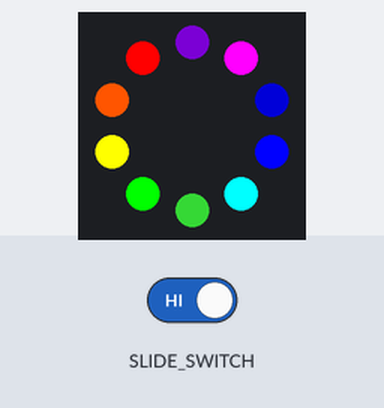
The program below on a simulated Circuit Playground running CircuitPython. Parts: the board's ring of 10 RGB LEDs (number 0 left of the top, counting anticlockwise). The inputs (shaded band) are chosen by the test bench.

Above: at 1.2 s.
1.3 s: slide switch moved to the right
At 1.9 s:
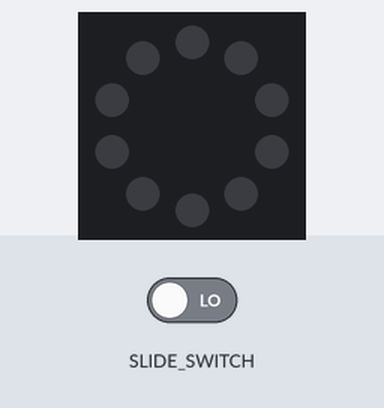
3.0 s: slide switch moved to the left
Timing chart, 0 to 6.0 s (numbered marks = the images above; inputs shaded):
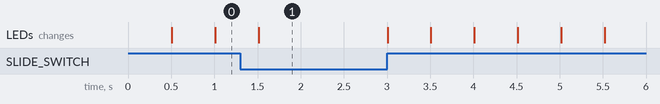

The program:

code.py
```python
from adafruit_circuitplayground.express import cpx
import time

# cpx stands for Circuit Playground Express

def show_all_red_LED():
    cpx.pixels.fill( (255, 0, 0))
    # the cpx.pixels.fill() function changes the colors of the LED lights
    # (the values are (red, green, blue) stored as a tuple meaning that the
    # order is important)

def turn_off_LED():
    cpx.pixels.fill( (0, 0, 0) )

def show_5_white_LED():
    for i in range(10):
        if (i % 2) == 0:
            cpx.pixels[i] = (255, 255, 255)

def show_rainbow_LED():
    cpx.pixels[0] = (255, 0, 0)
    cpx.pixels[1] = (255, 85, 0)
    cpx.pixels[2] = (255, 255, 0)
    cpx.pixels[3] = (0, 255, 0)
    cpx.pixels[4] = (34, 139, 34)
    cpx.pixels[5] = (0, 255, 255)
    cpx.pixels[6] = (0, 0, 255)
    cpx.pixels[7] = (0, 0, 139)
    cpx.pixels[8] = (255, 0, 255)
    cpx.pixels[9] = (75, 0, 130)

def switch_control_D13():
# controls the red D13 LED light by the switch (left=true and right=false)
    if cpx.switch:
        cpx.red_led = True
    else:
        cpx.red_led = False

def button_control_LED():
    if cpx.button_a:
        cpx.pixels[2] = (255, 255, 255)
    elif cpx.button_b:
        cpx.pixels[7] = (0, 255, 0)
    else:
        cpx.pixels.fill( (0, 0, 0))

def bike_light():
    if cpx.switch:
        show_rainbow_LED()
        time.sleep(0.5)
        turn_off_LED()
        time.sleep(0.5)
    else:
        turn_off_LED()


while True:
    # run desired function(s) indefinitely
    bike_light()
    
```
